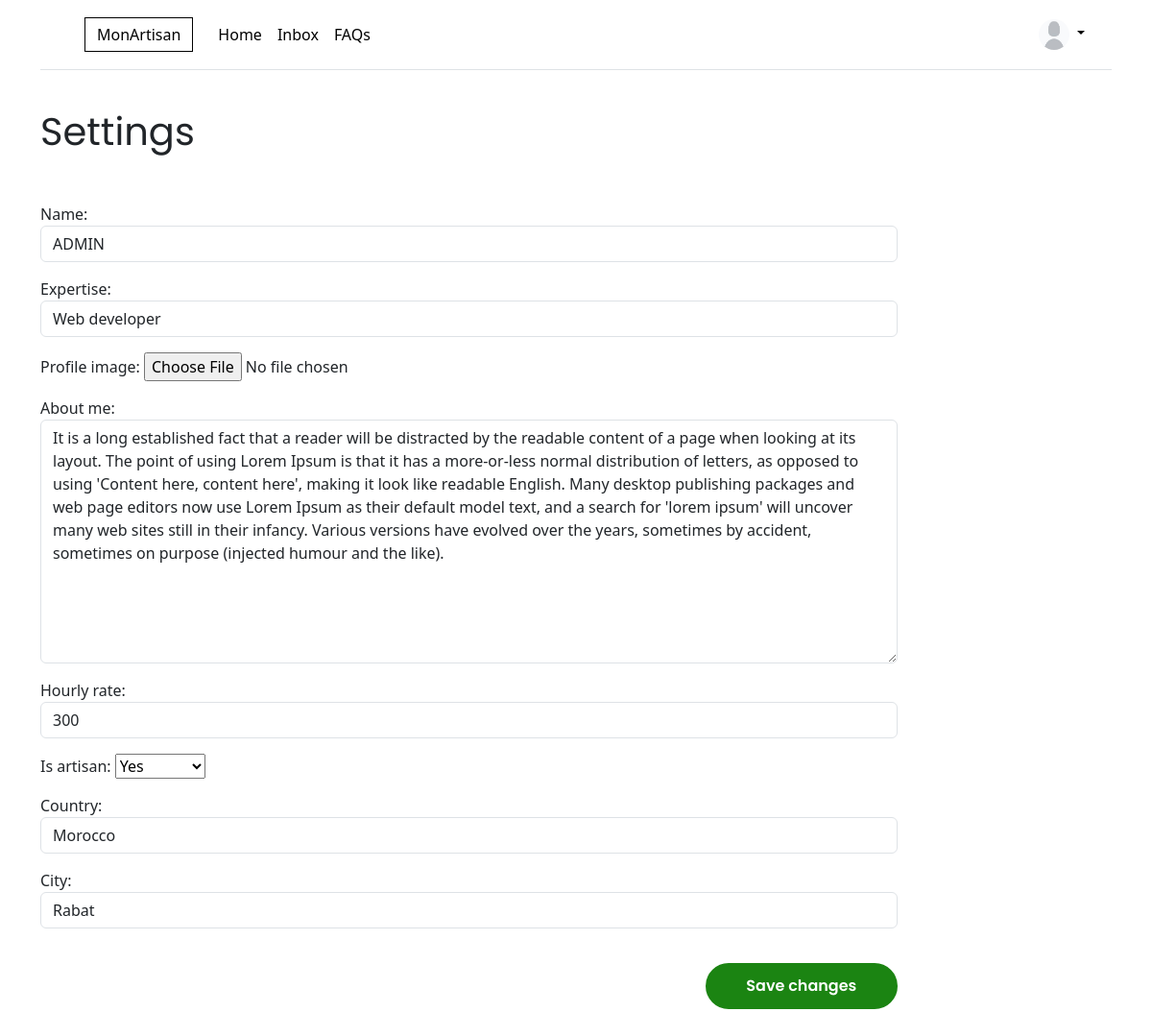
Screenshot of /account/settings/ (signed in) with the database file from the repository.
### account/models.py (models this page shows, shortened)
class Profile(models.Model):
    user = models.OneToOneField(User, on_delete=models.CASCADE, null=True, blank=True)
    name = models.CharField(max_length=100, null=True, blank=True)
    expertise = models.CharField(default='no job',max_length=100, null=True, blank=True)
    profile_image = models.ImageField(default='profile-photo.png', null=True, blank=True, )
    about_me = models.TextField(default='no data',max_length=1000, null=True, blank=True)
    hourly_rate = models.IntegerField(default=5,null=True, blank=True) # in dollars
    is_artisan = models.BooleanField(default=False, null=True, blank=True)
    country = models.CharField(default='Morocco', max_length=30, null=True, blank=True)
    city = models.CharField(default='Rabat', max_length=30, null=True, blank=True)
    created = models.DateTimeField(auto_now_add=True)
    id = models.UUIDField(default=uuid.uuid4, unique=True, primary_key=True, editable=True)

### account/views.py (the view, shortened to what this page needs)
# urls.py: path('settings/', AccountSettings, name='settings'),
def AccountSettings(request):
    if not request.user.is_authenticated:
        return redirect('login')
    profile = Profile.objects.get(id=request.user.profile.id)
    context = {
        'profile_form': UpdateProfileForm(instance=request.user.profile),
        'profile': profile,
        'success_message': '',
        'error_message': '',
    }
    return render(request, 'settings.html', context)

### account/forms.py
class UpdateProfileForm(forms.ModelForm):
    profile_image = forms.ImageField(widget=forms.FileInput(attrs={'class': 'form-control-file'}))
    name = forms.CharField(widget=forms.TextInput(attrs={'class': 'form-control'}))
    expertise = forms.CharField(widget=forms.TextInput(attrs={'class': 'form-control'}))
    hourly_rate = forms.CharField(widget=forms.TextInput(attrs={'class': 'form-control'}))
    country = forms.CharField(widget=forms.TextInput(attrs={'class': 'form-control'}))
    city = forms.CharField(widget=forms.TextInput(attrs={'class': 'form-control'}))
    about_me = forms.CharField(widget=forms.Textarea(attrs={'class': 'form-control'}))
    class Meta:
        model = Profile
        fields = ['name', 'expertise', 'profile_image', 'about_me', 'hourly_rate', 'is_artisan', 'country', 'city']

### templates/settings.html (shortened to what this page needs)
{% extends 'wrapper.html' %}
{% load static %}
{% block content %}
  <link rel="stylesheet" href="{% static 'styles/settings.css' %}">
    <div class="container">
      <div class="main-container" >
            <h1 class="poppins-regular" style="margin-bottom: 50px;">Settings</h1>
            <form action="" method="post" enctype="multipart/form-data" >
              {{profile_form.as_p}}
              <div class="action">
                  <input type="submit" class="save" value="Save changes">
              </div>
            </form>
        </div>
      </div>
{% endblock content %}

### templates/wrapper.html (shortened to what this page needs)
<!DOCTYPE html>
{% load static %}
<html lang="en">
  <head>
    <link href="https://cdn.jsdelivr.net/npm/bootstrap@5.3.3/dist/css/bootstrap.min.css" rel="stylesheet">
    <link rel="stylesheet" href="{% static 'styles/wrapper.css' %}">
</head>
<body>
    <div class="container">
    <header class="p-3 mb-3 border-bottom">
        <div class="container">
          <div class="d-flex flex-wrap align-items-center justify-content-center justify-content-lg-start">
            <a href="" class="d-flex align-items-center mb-2 mb-lg-0 link-body-emphasis text-decoration-none">
                <span class="brand">MonArtisan</span>
            </a>
            <ul class="nav col-12 col-lg-auto me-lg-auto mb-2 justify-content-center mb-md-0">
              <li><a href="{% url 'home' %}" class="nav-link px-2 link-body-emphasis ">Home</a></li>
              {% if request.user.is_authenticated and request.user.profile.is_artisan %}
              <li><a href="{% url 'inbox' %}" class="nav-link px-2 link-body-emphasis ">Inbox</a></li>
              {% endif %}
              <li><a href="{% url 'faqs' %}" class="nav-link px-2 link-body-emphasis ">FAQs</a></li>
            </ul>
            {% if request.user.is_authenticated %}
            <div class="dropdown text-end">
              <a href="#" class="d-block link-body-emphasis text-decoration-none dropdown-toggle" data-bs-toggle="dropdown" aria-expanded="false">
                <img src="{{request.user.profile.profile_image.url}}" alt="mdo" width="32" height="32" class="rounded-circle">
              </a>
            </div>
            {% endif %}
          </div>
        </div>
    </header>
    </div>
<body style="padding-bottom: 100px;">
    {% block content %}
    {% endblock content %}
</body>
</html>

### static/styles/wrapper.css (style rules this page uses)
.brand { margin: 0px 18px; border: solid 1px black; padding: 5px 12px; }

### static/styles/settings.css (style rules this page uses)
.poppins-regular { font-family: "Poppins", sans-serif; font-weight: 400; font-style: normal; }
.brand { margin: 0px 18px; border: solid 1px black; padding: 5px 12px; }
.main-container { margin: 40px 0px; width: 80%; min-height: 800px; }
.save { background-color: transparent; background-color: #1B8412; color: white; font-family: "Poppins", sans-serif; font-weight: 600; font-style: normal; text-decoration: none; padding-left: 15px; padding-right: 15px; padding-top: 10px; padding-bottom: 10px; border: 2px solid #1B8412; border-radius: 50px; margin-left: 15px; text-align: center; margin-top: 20px; width: 200px; }
.action { display: flex; justify-content: end; align-items: center; margin-bottom: 50px; }

### rows the page displays
Profile: name "ADMIN", expertise "Web developer", about_me "It is a long established fact that a reader will be distracted by the readable content of a page when looking at its layout. The point of using Lorem Ipsum is that it has a more-or-less normal distribution of letters, as opposed to using 'Content here, content here', making it look like readable English. Many desktop publishing packages and web page editors now use Lorem Ipsum as their default model text, and a search for 'lorem ipsum' will uncover many web sites still in their infancy. Various versions have evolved over the years, sometimes by accident, sometimes on purpose (injected humour and the like).", hourly_rate "300", is_artisan "Yes", country "Morocco", city "Rabat"
